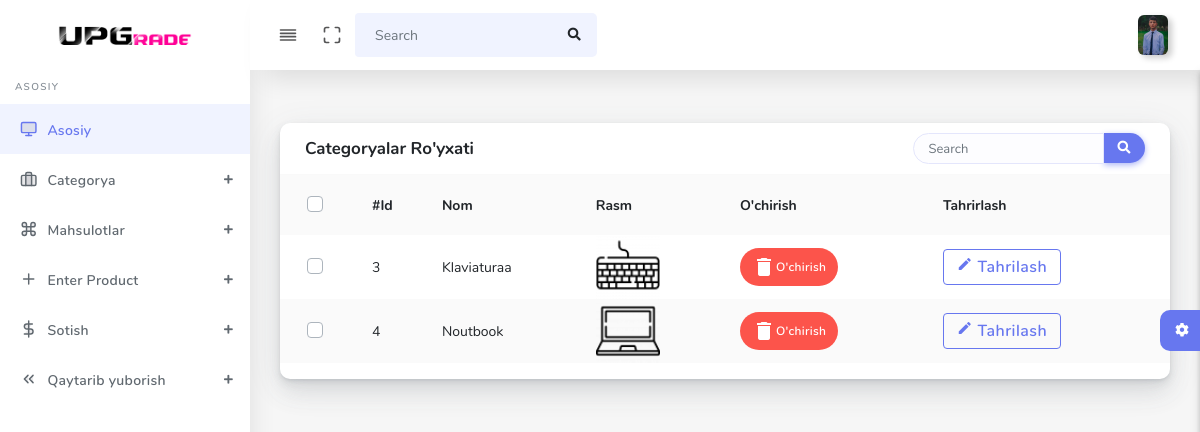
The page /category/list/ (signed in) on the database as committed earlier.
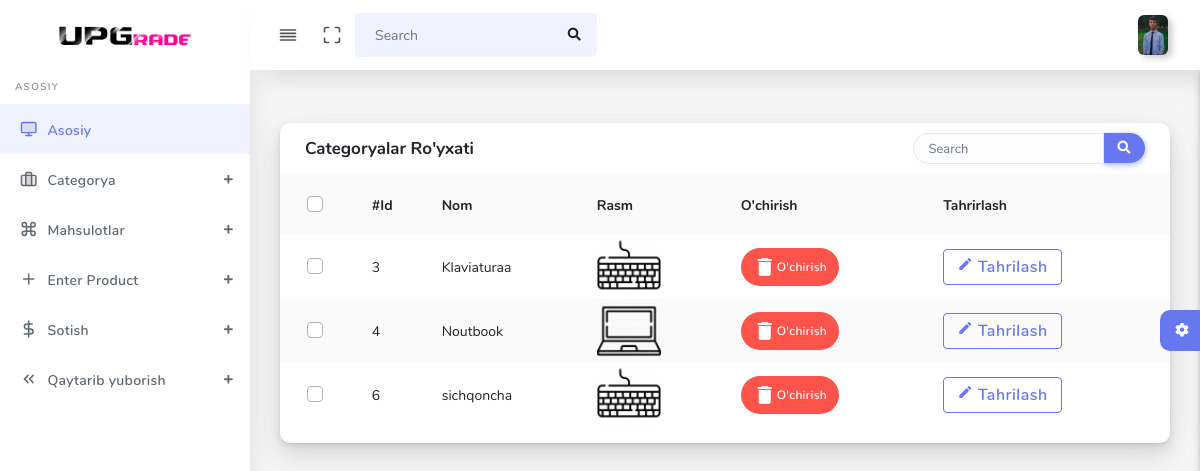
The same page on the database as committed later.
### main/models.py (models this page shows, shortened)
class Category(models.Model):
    name = models.CharField(max_length=255)
    image = models.ImageField(upload_to='media/category/')

### main/views.py (the view)
# urls.py: path('category/list/', views.category_list, name='category_list'),
@login_required(login_url='log_in')
def category_list(request):
    categories = models.Category.objects.all()
    return render(request, 'category/list.html', {'categories': categories})

### templates/category/list.html (shortened to what this page needs)
{% extends 'base.html' %}
{% block content %}
{% load static %}
      <div class="main-content">
        <section class="section">
          <div class="row">
            <div class="col-12">
              <div class="card">
                <div class="card-header">
                  <h4>Categoryalar Ro'yxati</h4>
                  <div class="card-header-form">
                    <form>
                      <div class="input-group">
                        <input type="text" class="form-control" placeholder="Search">
                        <div class="input-group-btn">
                          <button class="btn btn-primary"><i class="fas fa-search"></i></button>
                        </div>
                      </div>
                    </form>
                  </div>
                </div>
                <div class="card-body p-0">
                  <div class="table-responsive">
                    <table class="table table-striped">
                      <tr>
                        <th class="text-center">
                          <div class="custom-checkbox custom-checkbox-table custom-control">
                            <label for="checkbox-all" class="custom-control-label">&nbsp;</label>
                          </div>
                        </th>
                        <th>#Id</th>
                        <th>Nom</th>
                        <th>Rasm</th>
                        <th>O'chirish</th>
                        <th>Tahrirlash</th>
                      </tr>
                      {% for category in categories %}
                        <tr>
                            <td class="p-0 text-center">
                            <div class="custom-checkbox custom-control">
                                <label for="checkbox-1" class="custom-control-label">&nbsp;</label>
                            </div>
                            </td>
                            <td>{{category.id}}</td>
                            <td>{{category.name}}</td>
                            <td><img src="{{category.image.url}}" style="width: 64px;" alt=""></td>
                            <td>
                            <a href="#"  data-toggle="modal"
                            data-target="#exampleModalCenter{{forloop.counter}}" class="badge badge-danger ">
                                    <div class="preview" style="display: flex; align-items: center;">
                                        <i class="material-icons">delete</i> <span  class="icon-name">O'chirish</span>
                                    </div>
                            </a>
                            </td>
                            <td>
                                <div class="preview" style="display: flex; align-items: center;">
                                    <a href="{% url 'category_edit' category.id %}" class="btn btn-outline-primary" style="font-size: 16px;">  <i class="material-icons" style="font-size: 16px; " >mode_edit</i> Tahrilash</a></td>
                                </div>
                      {% endfor %}
                  </div>
                </div>
              </div>
            </div>
          </div>
        <div class="settingSidebar">
          <a href="javascript:void(0)" class="settingPanelToggle"> <i class="fa fa-spin fa-cog"></i>
          </a>
        </div>
        {% endblock %}

### templates/base.html (shortened to what this page needs)
<!DOCTYPE html>
{% load static %}
<html lang="en">
<head>
  <link rel="stylesheet" href="{% static 'assets/css/app.min.css' %}">
  <link rel="stylesheet" href="{% static 'assets/bundles/prism/prism.css' %}">
  <link rel="stylesheet" href="{% static 'assets/css/style.css' %}">
  <link rel="stylesheet" href="{% static 'assets/css/components.css' %}">
  <link rel="stylesheet" href="{% static 'assets/css/custom.css' %}">
</head>
<body>
  <div id="app">
    <div class="main-wrapper main-wrapper-1">
      <div class="navbar-bg"></div>
      <nav class="navbar navbar-expand-lg main-navbar sticky">
        <div class="form-inline mr-auto">
          <ul class="navbar-nav mr-3">
            <li><a href="#" data-toggle="sidebar" class="nav-link nav-link-lg
									collapse-btn"> <i data-feather="align-justify"></i></a></li>
            <li><a href="#" class="nav-link nav-link-lg fullscreen-btn">
                <i data-feather="maximize"></i>
              </a></li>
            <li>
              <form class="form-inline mr-auto" action="{% url 'query' %}">
                <div class="search-element">
                  <input class="form-control" name="q" type="search" placeholder="Search" aria-label="Search" data-width="200">
                  <button class="btn" type="submit">
                    <i class="fas fa-search"></i>
                  </button>
                </div>
              </form>
            </li>
          </ul>
        </div>
        <ul class="navbar-nav navbar-right">
          <li class="dropdown"><a href="#" data-toggle="dropdown"
              class="nav-link dropdown-toggle nav-link-lg nav-link-user"> <img alt="image" src="{% static 'assets/img/user1.jpg' %}"
                class="user-img-radious-style"> </a>
          </li>
        </ul>
      </nav>
      <div class="main-sidebar sidebar-style-2">
        <aside id="sidebar-wrapper">
          <div class="sidebar-brand">
            <a href="{% url 'home' %}"> <img alt="image" src="{% static 'assets/img/img.png' %}" class="header-logo" />
            </a>
          </div>
          <ul class="sidebar-menu">
            <li class="menu-header">Asosiy</li>
            <li class="dropdown active">
              <a href="{% url 'home' %}" class="nav-link"><i data-feather="monitor"></i><span>Asosiy</span></a>
            </li>
            <li class="dropdown">
              <a href="#" class="menu-toggle nav-link has-dropdown"><i
                  data-feather="briefcase"></i><span>Categorya</span></a>
            </li>
            <li class="dropdown">
              <a href="#" class="menu-toggle nav-link has-dropdown"><i data-feather="command"></i><span>Mahsulotlar</span></a>
            </li>
            <li class="dropdown">
              <a href="#" class="menu-toggle nav-link has-dropdown"><i data-feather="plus"></i><span>Enter Product</span></a>
            </li>
            <li class="dropdown">
              <a href="#" class="menu-toggle nav-link has-dropdown"><i data-feather="dollar-sign"></i><span>Sotish</span></a>
            </li>
                <li class="dropdown">
              <a href="#" class="menu-toggle nav-link has-dropdown"><i data-feather="chevrons-left"></i><span>Qaytarib yuborish</span></a>
            </li>
          </ul>
        </aside>
      </div>
      {% block content %}
      {% endblock %}
    </div>
</body>
</html>

Rows that differ between the two databases and show on the page:
added Category: id "6", name "sichqoncha", image (picture)
